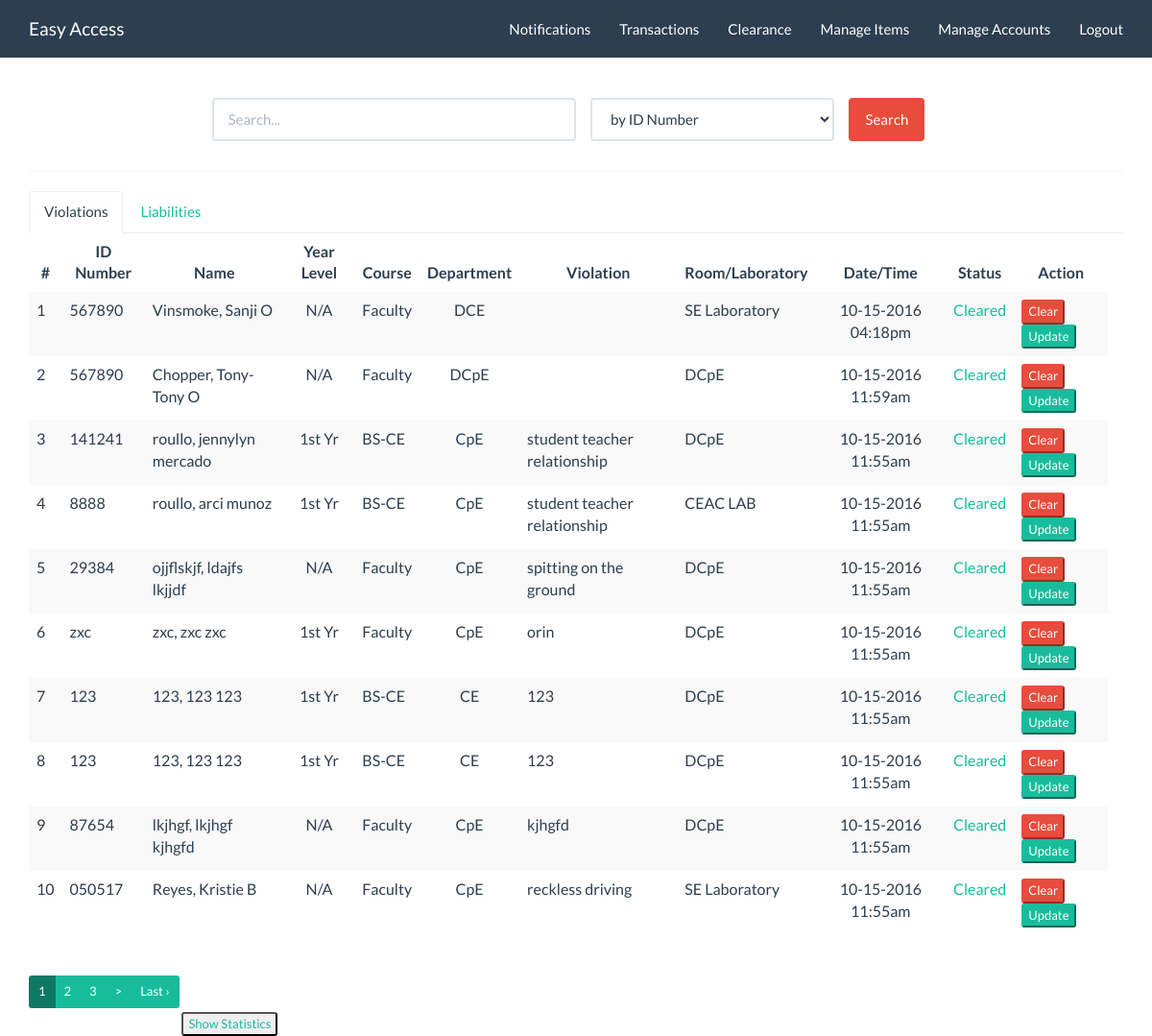
The app's page /index.php/c_clear/sVio, older data.
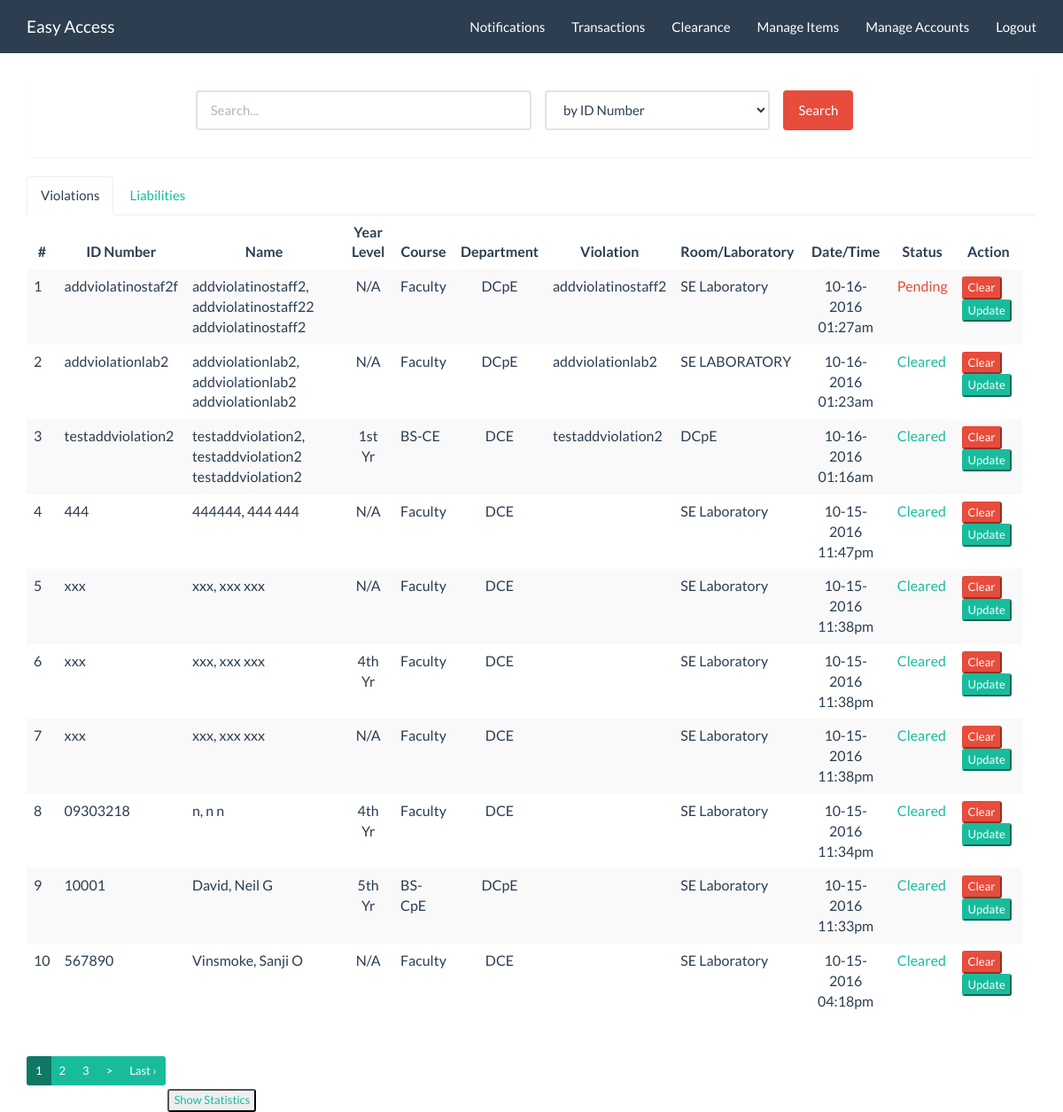
The same page, newer data.
### tables this page shows
CREATE TABLE `student` (
  `id` int(11) NOT NULL,
  `u_id` varchar(45) NOT NULL,
  `lastname` varchar(45) NOT NULL,
  `name` varchar(45) NOT NULL,
  `middlename` varchar(45) NOT NULL,
  `year` varchar(11) NOT NULL,
  `course` varchar(45) NOT NULL,
  `department` varchar(45) NOT NULL,
  `violation` varchar(45) NOT NULL,
  `laboratory` varchar(45) NOT NULL,
  `status` varchar(45) NOT NULL,
  `dateviolate` timestamp NOT NULL DEFAULT CURRENT_TIMESTAMP
);

### application/controllers/c_clear.php (called while the page is built, shortened)
<?php
class c_clear extends CI_Controller {
	public function __construct()
	 {
				$this->load->view('admin/head');
				$this->load->view('templates/header');
		}
	public function sVio()
	{
		$data['start'] = $this->uri->segment(3);
		$this->load->library('pagination');
		$pi = 10;
		$data['x'] = $this->clearancedb->showvio('',$data['start'],$pi);
		$this->load->view('clearance/vs_clear',$data);
	}
}
?>

### index.php (called while the page is built, shortened)
<?php
require_once BASEPATH.'core/CodeIgniter.php';

### application/models/clearancedb.php (called while the page is built, shortened)
<?php
class clearancedb extends CI_Model {
        public function showvio($status,$start=0,$limit)
        {
          $this->db->order_by('dateviolate','desc');
          if($status==""){
              $this->db->where('violation !=','Unreturned Item');
              $this->db->limit($limit, $start);
              $query = $this->db->get('student');
          }else{
              $this->db->where('status',$status);
              $this->db->limit($limit, $start);
              $query = $this->db->get('student');
          }
          $data = $query->result_array();
        return $data;
        }
}
?>

### application/views/clearance/vs_clear.php (the view, shortened to what the changed rows need)
<div class="container">
<?php echo br(4); ?>
<div class="starter-template">
        <?php if (!$x): ?>
            <h2 style="margin-top:50px;text-align:center">No Violations Found</h2>
        <?php else: ?>
          <div class="table-responsive">
            <table class="table table-striped">
              <thead>
                <tr>
                  <th><center>#</center></th>
                  <th><center>ID Number</center></th>
                  <th><center>Name</center></th>
                  <th><center>Year Level</center></th>
                  <th><center>Course</center></th>
                  <th><center>Department</center></th>
                  <th><center>Violation</center></th>
                  <th><center>Room/Laboratory</center></th>
                  <th><center>Date/Time</center></th>
                  <th><center>Status</center></th>
                  <th><center>Action</center></th>
                  <th></th>
                </tr>
              </thead>
              <tbody>
              <?php
                $c=1+$start;
                foreach ($x as $row) {
                  if($row['status']=="Cleared")
                    $txt = "success";
                  else
                    $txt = "danger";
                echo "<tr>
                    <td>".$c."</td>
                    <td>".$row['u_id']."</td>
                    <td>".$row['lastname'].","." ".$row['name']." ".$row['middlename']."</td>
                    <td><center>".$row['year']."</center> </td>
                    <td>".$row['course']."</td>
                    <td><center>".$row['department']."</center></td>
                    <td>".$row['violation']."</td>
                    <td>".$row['laboratory']."</td>
                    <td><center>".date("m-d-Y h:ia ", strtotime($row['dateviolate']))."</center></td>
                    <td class='text-".$txt."'>".$row['status']."</td>
                    <td>" .anchor('c_clear/clearedvio/'.$row['id'],'<button type="button" class="btn-xs btn-danger" data-togg le="modal" data-target="update">Clear</button>', 'onclick="return doconfirm()"')."".anchor('c_clear/upVio/'.$row['id'],'<button type="button" class="btn-xs btn-success" data-toggle="modal" data-target="update">Update</button>')."</td>
                     </tr>";
                  $c++;
                  }?>
              </tbody>
            </table>
          </div>
          </div>
        <?php endif ?>
    </div>

Row changes from the older to the newer data that the page shows:
no longer on this page (row unchanged): student: u "567890", lastname "Chopper", name "Tony-Tony", middlename "O", year "N/A", course "Faculty", department "DCpE", laboratory "DCpE", dateviolate "10-15-2016 11:59am", status "Cleared", id "Clear", id "Update"
no longer on this page (row unchanged): student: u "141241", lastname "roullo", name "jennylyn", middlename "mercado", year "1st Yr", course "BS-CE", department "CpE", violation "student teacher relationship", laboratory "DCpE", dateviolate "10-15-2016 11:55am", status "Cleared", id "Clear", id "Update"
no longer on this page (row unchanged): student: u "8888", lastname "roullo", name "arci", middlename "munoz", year "1st Yr", course "BS-CE", department "CpE", violation "student teacher relationship", laboratory "CEAC LAB", dateviolate "10-15-2016 11:55am", status "Cleared", id "Clear", id "Update"
no longer on this page (row unchanged): student: u "29384", lastname "ojjflskjf", name "ldajfs", middlename "lkjjdf", year "N/A", course "Faculty", department "CpE", violation "spitting on the ground", laboratory "DCpE", dateviolate "10-15-2016 11:55am", status "Cleared", id "Clear", id "Update"
no longer on this page (row unchanged): student: u "zxc", lastname "zxc", name "zxc", middlename "zxc", year "1st Yr", course "Faculty", department "CpE", violation "orin", laboratory "DCpE", dateviolate "10-15-2016 11:55am", status "Cleared", id "Clear", id "Update"
no longer on this page (row unchanged): student: u "123", lastname "123", name "123", middlename "123", year "1st Yr", course "BS-CE", department "CE", violation "123", laboratory "DCpE", dateviolate "10-15-2016 11:55am", status "Cleared", id "Clear", id "Update"
no longer on this page (row unchanged): student: u "123", lastname "123", name "123", middlename "123", year "1st Yr", course "BS-CE", department "CE", violation "123", laboratory "DCpE", dateviolate "10-15-2016 11:55am", status "Cleared", id "Clear", id "Update"
no longer on this page (row unchanged): student: u "87654", lastname "lkjhgf", name "lkjhgf", middlename "kjhgfd", year "N/A", course "Faculty", department "CpE", violation "kjhgfd", laboratory "DCpE", dateviolate "10-15-2016 11:55am", status "Cleared", id "Clear", id "Update"
no longer on this page (row unchanged): student: u "050517", lastname "Reyes", name "Kristie", middlename "B", year "N/A", course "Faculty", department "CpE", violation "reckless driving", laboratory "SE Laboratory", dateviolate "10-15-2016 11:55am", status "Cleared", id "Clear", id "Update"
added student: u "addviolatinostaf2f", lastname "addviolatinostaff2", name "addviolatinostaff22", middlename "addviolatinostaff2", year "N/A", course "Faculty", department "DCpE", violation "addviolatinostaff2", laboratory "SE Laboratory", dateviolate "10-16-2016 01:27am", status "Pending", id "Clear", id "Update"
added student: u "addviolationlab2", lastname "addviolationlab2", name "addviolationlab2", middlename "addviolationlab2", year "N/A", course "Faculty", department "DCpE", violation "addviolationlab2", laboratory "SE LABORATORY", dateviolate "10-16-2016 01:23am", status "Cleared", id "Clear", id "Update"
added student: u "testaddviolation2", lastname "testaddviolation2", name "testaddviolation2", middlename "testaddviolation2", year "1st Yr", course "BS-CE", department "DCE", violation "testaddviolation2", laboratory "DCpE", dateviolate "10-16-2016 01:16am", status "Cleared", id "Clear", id "Update"
added student: u "444", lastname "444444", name "444", middlename "444", year "N/A", course "Faculty", department "DCE", laboratory "SE Laboratory", dateviolate "10-15-2016 11:47pm", status "Cleared", id "Clear", id "Update"
added student: u "xxx", lastname "xxx", name "xxx", middlename "xxx", year "N/A", course "Faculty", department "DCE", laboratory "SE Laboratory", dateviolate "10-15-2016 11:38pm", status "Cleared", id "Clear", id "Update"
added student: u "xxx", lastname "xxx", name "xxx", middlename "xxx", year "4th Yr", course "Faculty", department "DCE", laboratory "SE Laboratory", dateviolate "10-15-2016 11:38pm", status "Cleared", id "Clear", id "Update"
added student: u "xxx", lastname "xxx", name "xxx", middlename "xxx", year "N/A", course "Faculty", department "DCE", laboratory "SE Laboratory", dateviolate "10-15-2016 11:38pm", status "Cleared", id "Clear", id "Update"
added student: u "09303218", lastname "n", name "n", middlename "n", year "4th Yr", course "Faculty", department "DCE", laboratory "SE Laboratory", dateviolate "10-15-2016 11:34pm", status "Cleared", id "Clear", id "Update"
added student: u "10001", lastname "David", name "Neil", middlename "G", year "5th Yr", course "BS-CpE", department "DCpE", laboratory "SE Laboratory", dateviolate "10-15-2016 11:33pm", status "Cleared", id "Clear", id "Update"
